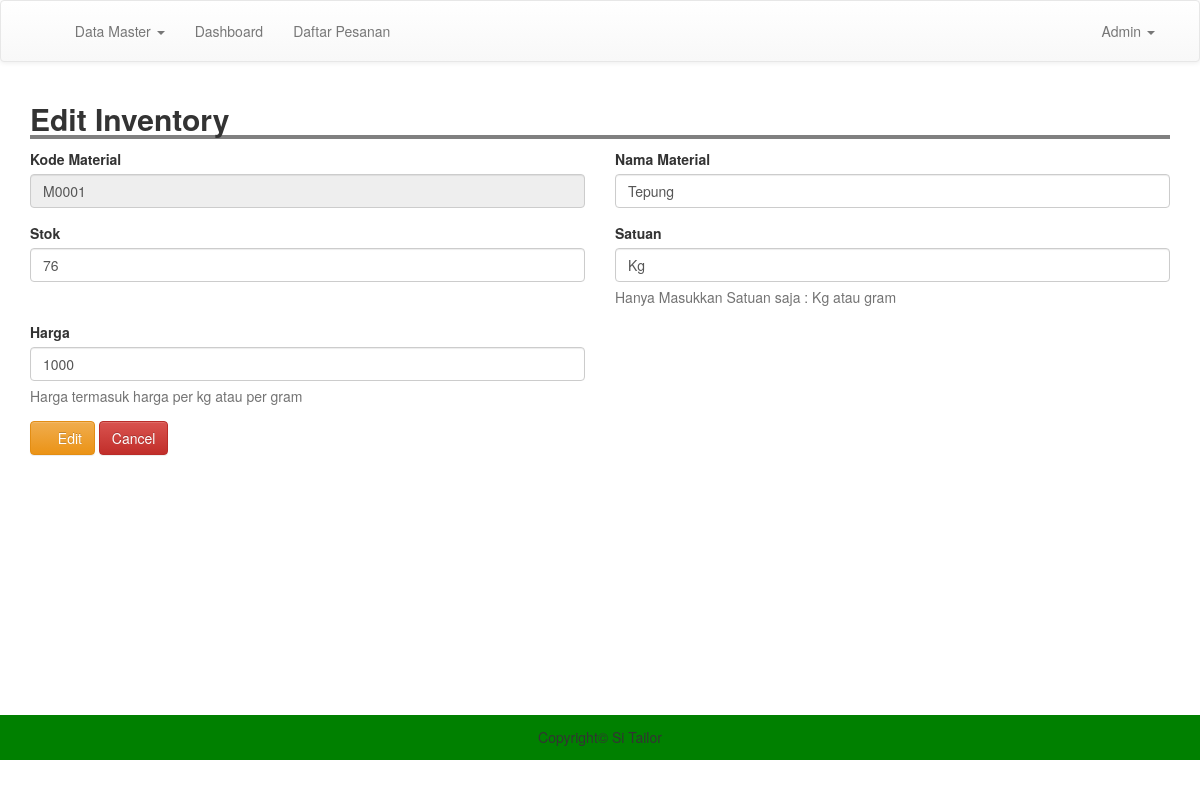
Page /admin/edit_inventory.php?kode=M0001 (signed in) on the committed database.
### tables this page shows
CREATE TABLE `inventory` (
  `kode_bk` varchar(100) NOT NULL,
  `nama` varchar(200) NOT NULL,
  `qty` varchar(200) NOT NULL,
  `satuan` varchar(200) NOT NULL,
  `harga` int(11) NOT NULL,
  `tanggal` date NOT NULL
);

### admin/edit_inventory.php (the view, shortened to what this page needs)
<?php
include 'header.php';
$kode = $_GET['kode'];
$result = mysqli_query($conn, "SELECT * FROM inventory WHERE kode_bk = '$kode'");
$row= mysqli_fetch_assoc($result);
?>
<div class="container">
	<h2 style=" width: 100%; border-bottom: 4px solid gray"><b>Edit Inventory</b></h2>
	<form action="proses/edit_inv.php" method="POST">
		<div class="row">
			<div class="col-md-6">
				<div class="form-group">
					<label for="exampleInputEmail1">Kode Material</label>
					<input type="text" class="form-control" id="exampleInputEmail1" disabled value="<?= $row['kode_bk']; ?>">
				</div>
			</div>
			<div class="col-md-6">
				<div class="form-group">
					<label for="exampleInputEmail1">Nama Material</label>
					<input type="text" class="form-control" id="exampleInputEmail1" placeholder="Masukkan Material" name="nama" value="<?= $row['nama']; ?>">
				</div>
			</div>
		</div>
		<div class="row">
			<div class="col-md-6">
				<div class="form-group">
					<label for="exampleInputEmail1">Stok</label>
					<input type="number" class="form-control" id="exampleInputEmail1"  name="stok" value="<?= $row['qty']; ?>">
				</div>
			</div>
			<div class="col-md-6">
				<div class="form-group">
					<label for="exampleInputEmail1">Satuan</label>
					<input type="text" class="form-control" id="exampleInputEmail1" placeholder="Contoh : Kg" name="satuan" value="<?= $row['satuan']; ?>">
					<p class="help-block">Hanya Masukkan Satuan saja : Kg atau gram</p>
				</div>
			</div>
		</div>
		<div class="row">
			<div class="col-md-6">
				<div class="form-group">
					<label for="exampleInputEmail1">Harga</label>
					<input type="number" class="form-control" id="exampleInputEmail1"  name="harga" placeholder="Contoh : 1000" value="<?= $row['harga']; ?>">
					<p class="help-block">Harga termasuk harga per kg atau per 	gram</p>
				</div>
			</div>
		</div>
		<button type="submit"  class="btn btn-warning" ><i class="glyphicon glyphicon-edit"></i> Edit</button>
		<a href="inventory.php" class="btn btn-danger">Cancel</a>
	</form>
</div>
<br>
<br>
<br>
<br>
<br>
<br>
<br>
<br>
<br>
<br>
<br>
<br>
<br>
<?php
include 'footer.php';
?>

### css/style.css (style rules this page uses)
body { margin:0; padding: 0; }

### rows in the picture
inventory: kode_bk "M0001", nama "Tepung", stok "76", satuan "Kg", harga "1000"
